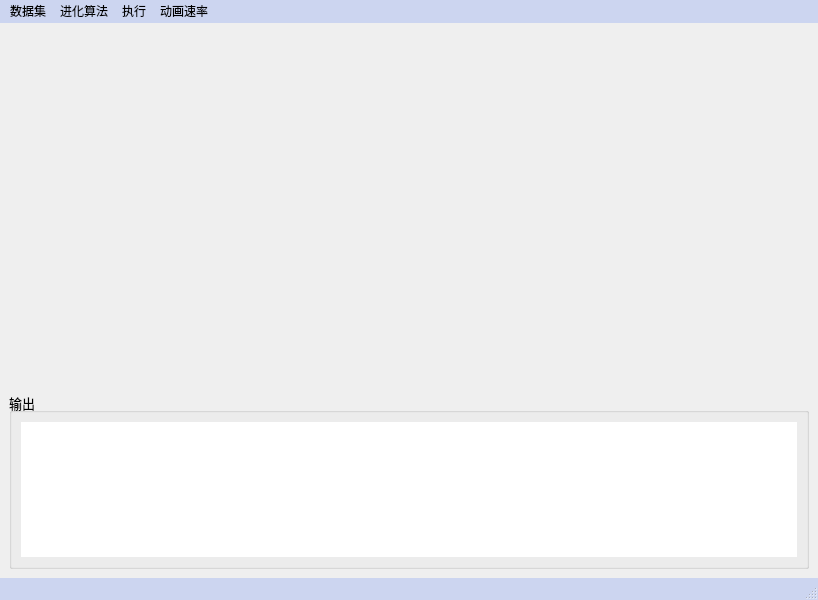
<?xml version="1.0" encoding="UTF-8"?>
<ui version="4.0">
 <class>TSPWindow</class>
 <widget class="QMainWindow" name="TSPWindow">
  <property name="geometry">
   <rect>
    <x>0</x>
    <y>0</y>
    <width>818</width>
    <height>600</height>
   </rect>
  </property>
  <property name="windowTitle">
   <string>TSP</string>
  </property>
  <widget class="QWidget" name="centralwidget">
   <layout class="QVBoxLayout" name="verticalLayout">
    <item>
     <widget class="QWidget" name="widget" native="true">
      <property name="sizePolicy">
       <sizepolicy hsizetype="Preferred" vsizetype="Expanding">
        <horstretch>0</horstretch>
        <verstretch>2</verstretch>
       </sizepolicy>
      </property>
      <property name="styleSheet">
       <string notr="true"/>
      </property>
     </widget>
    </item>
    <item>
     <widget class="QGroupBox" name="groupBox">
      <property name="sizePolicy">
       <sizepolicy hsizetype="Preferred" vsizetype="Expanding">
        <horstretch>0</horstretch>
        <verstretch>1</verstretch>
       </sizepolicy>
      </property>
      <property name="font">
       <font>
        <pointsize>10</pointsize>
       </font>
      </property>
      <property name="title">
       <string>输出</string>
      </property>
      <property name="flat">
       <bool>false</bool>
      </property>
      <property name="checkable">
       <bool>false</bool>
      </property>
      <layout class="QVBoxLayout" name="verticalLayout_2">
       <item>
        <widget class="QListWidget" name="listWidget">
         <property name="frameShape">
          <enum>QFrame::Shape::NoFrame</enum>
         </property>
         <property name="autoScrollMargin">
          <number>6</number>
         </property>
        </widget>
       </item>
      </layout>
     </widget>
    </item>
   </layout>
  </widget>
  <widget class="QMenuBar" name="menubar">
   <property name="geometry">
    <rect>
     <x>0</x>
     <y>0</y>
     <width>818</width>
     <height>18</height>
    </rect>
   </property>
   <property name="styleSheet">
    <string notr="true">#menubar{
	background-color:#ccd5f0;
}</string>
   </property>
   <widget class="QMenu" name="menu_2">
    <property name="font">
     <font>
      <pointsize>10</pointsize>
     </font>
    </property>
    <property name="title">
     <string>进化算法</string>
    </property>
    <widget class="QMenu" name="menu_3">
     <property name="font">
      <font>
       <pointsize>10</pointsize>
      </font>
     </property>
     <property name="title">
      <string>蚁群算法</string>
     </property>
     <addaction name="action211"/>
     <addaction name="action212"/>
    </widget>
    <widget class="QMenu" name="menu_4">
     <property name="title">
      <string>遗传算法</string>
     </property>
     <addaction name="action221"/>
     <addaction name="action222"/>
    </widget>
    <widget class="QMenu" name="menuParticle">
     <property name="title">
      <string>粒子群优化算法</string>
     </property>
     <addaction name="action231"/>
     <addaction name="action232"/>
    </widget>
    <addaction name="menu_3"/>
    <addaction name="menu_4"/>
    <addaction name="menuParticle"/>
   </widget>
   <widget class="QMenu" name="menu_1">
    <property name="font">
     <font>
      <pointsize>10</pointsize>
     </font>
    </property>
    <property name="title">
     <string>数据集</string>
    </property>
    <addaction name="action11"/>
    <addaction name="action12"/>
    <addaction name="action13"/>
   </widget>
   <widget class="QMenu" name="menu_6">
    <property name="title">
     <string>执行</string>
    </property>
    <addaction name="action61"/>
    <addaction name="action62"/>
   </widget>
   <widget class="QMenu" name="menu_5">
    <property name="title">
     <string>动画速率</string>
    </property>
    <addaction name="action51"/>
    <addaction name="action52"/>
    <addaction name="action53"/>
   </widget>
   <addaction name="menu_1"/>
   <addaction name="menu_2"/>
   <addaction name="menu_6"/>
   <addaction name="menu_5"/>
  </widget>
  <widget class="QStatusBar" name="statusbar">
   <property name="font">
    <font>
     <pointsize>10</pointsize>
    </font>
   </property>
   <property name="styleSheet">
    <string notr="true">#statusbar{
	background-color:#ccd5f0;
}</string>
   </property>
  </widget>
  <action name="action11">
   <property name="text">
    <string>bayg29</string>
   </property>
   <property name="font">
    <font>
     <pointsize>10</pointsize>
    </font>
   </property>
  </action>
  <action name="action12">
   <property name="text">
    <string>att48</string>
   </property>
   <property name="font">
    <font>
     <pointsize>10</pointsize>
    </font>
   </property>
  </action>
  <action name="action211">
   <property name="text">
    <string>直接运行</string>
   </property>
   <property name="font">
    <font>
     <pointsize>10</pointsize>
    </font>
   </property>
  </action>
  <action name="action212">
   <property name="text">
    <string>运行并演示</string>
   </property>
   <property name="font">
    <font>
     <pointsize>10</pointsize>
    </font>
   </property>
  </action>
  <action name="action221">
   <property name="text">
    <string>直接运行</string>
   </property>
   <property name="font">
    <font>
     <pointsize>10</pointsize>
    </font>
   </property>
  </action>
  <action name="action222">
   <property name="text">
    <string>运行并演示</string>
   </property>
   <property name="font">
    <font>
     <pointsize>10</pointsize>
    </font>
   </property>
  </action>
  <action name="action231">
   <property name="text">
    <string>直接运行</string>
   </property>
  </action>
  <action name="action232">
   <property name="text">
    <string>运行并演示</string>
   </property>
  </action>
  <action name="action13">
   <property name="text">
    <string>st70</string>
   </property>
  </action>
  <action name="action51">
   <property name="text">
    <string>1x</string>
   </property>
  </action>
  <action name="action52">
   <property name="text">
    <string>2x</string>
   </property>
  </action>
  <action name="action53">
   <property name="text">
    <string>5x</string>
   </property>
  </action>
  <action name="action61">
   <property name="text">
    <string>继续</string>
   </property>
  </action>
  <action name="action62">
   <property name="text">
    <string>暂停</string>
   </property>
  </action>
 </widget>
 <resources/>
 <connections>
  <connection>
   <sender>menubar</sender>
   <signal>triggered(QAction*)</signal>
   <receiver>TSPWindow</receiver>
   <slot>deal_menu(QAction*)</slot>
   <hints>
    <hint type="sourcelabel">
     <x>117</x>
     <y>11</y>
    </hint>
    <hint type="destinationlabel">
     <x>118</x>
     <y>-27</y>
    </hint>
   </hints>
  </connection>
 </connections>
 <slots>
  <slot>deal_menu(QAction*)</slot>
 </slots>
</ui>
